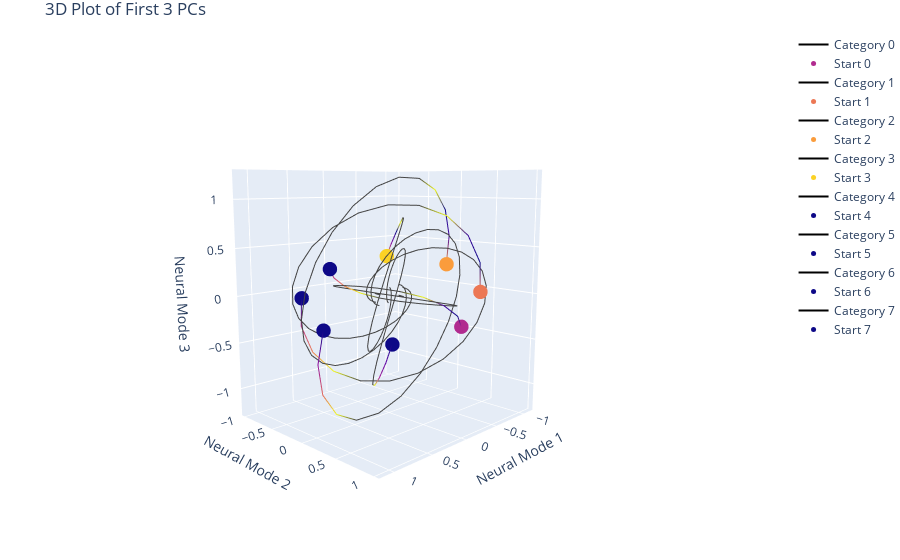

Write notebook code for a chart like this one.
### Code cell
import plotly.graph_objects as go

# Assuming full_pc_data, cur_params, and colors are already defined
colors = np.concatenate((plt.cm.RdBu(np.linspace(0, 0.3, 4)), plt.cm.RdBu(np.linspace(0.7, 1.0, 4))), axis=0)
fig = go.Figure()

# Loop through each category to plot
for c in range(8):
    # Extract the data for the trajectory
    x = pc_data[:30, c, 0]
    y = pc_data[:30, c, 1]
    z = pc_data[:30, c, 2]
    
    # Add the trajectory to the figure
    fig.add_trace(go.Scatter3d(x=x, y=y, z=z, mode='lines', 
                               marker=dict(color=colors[c], size=4),
                               line=dict(color=colors[c], width=2),
                               name=f'Category {c}'))
    
    # Add the starting point to the figure
    fig.add_trace(go.Scatter3d(x=[x[0]], y=[y[0]], z=[z[0]], mode='markers', 
                               marker=dict(color=colors[c], size=5),
                               name=f'Start {c}'))

# Customize the layout
fig.update_layout(title='3D Plot of First 3 PCs',
                  scene=dict(
                      xaxis_title='Neural Mode 1',
                      yaxis_title='Neural Mode 2',
                      zaxis_title='Neural Mode 3'
                  ),
                  margin=dict(l=0, r=0, b=0, t=30))
fig.update_layout(scene_camera=dict(
    up=dict(x=0, y=0, z=1),  # Sets the "up" direction of the z-axis
    center=dict(x=0, y=0, z=0),  # Centers the plot
    eye=dict(x=2, y=2, z=0.5)  # Initial position of the camera (elevation, azimuth, roll)
))

fig.show()
